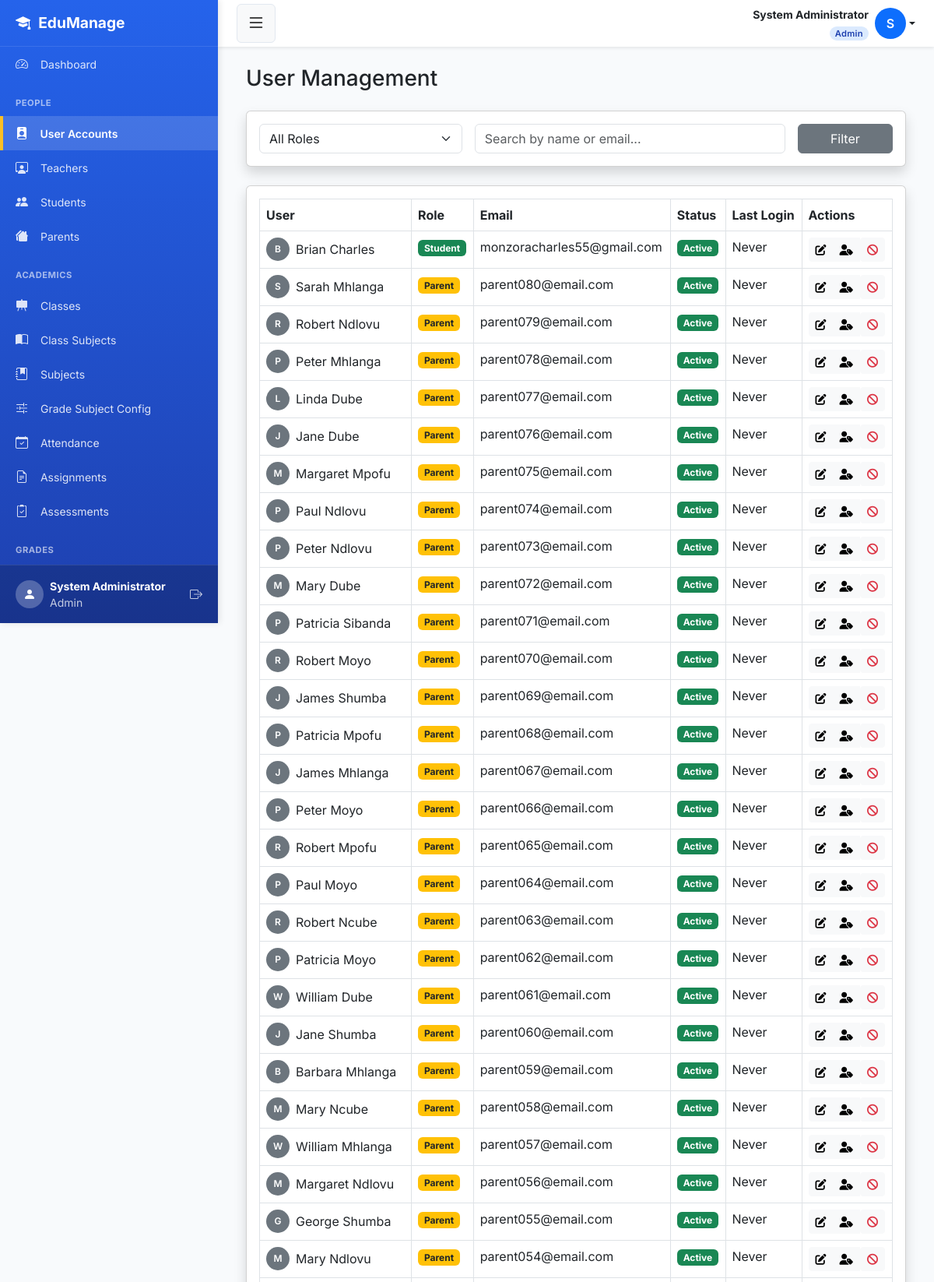
Page /users/ (signed in, upper part) on the committed database.
### smsapp/models.py (models this page shows, shortened)
class User(AbstractUser):
    ROLE_CHOICES = [
        ('admin',   'Admin'),
        ('teacher', 'Teacher'),
        ('student', 'Student'),
        ('parent',  'Parent'),
    ]
    role  = models.CharField(max_length=10, choices=ROLE_CHOICES, default='student')
    phone = models.CharField(max_length=20, blank=True, null=True)
    email = models.EmailField(unique=True, blank=True, null=True)
    REQUIRED_FIELDS = ['first_name', 'last_name', 'role']
    class Meta:
        db_table = 'users'

### smsapp/views.py (the view)
# urls.py: path('users/', views.user_list, name='user_list'),
@login_required
@admin_required
def user_list(request):
    users = User.objects.all().order_by('-date_joined')
    role_filter = request.GET.get('role', '')
    if role_filter:
        users = users.filter(role=role_filter)
    search_query = request.GET.get('search', '')
    if search_query:
        users = users.filter(
            Q(first_name__icontains=search_query) |
            Q(last_name__icontains=search_query) |
            Q(email__icontains=search_query)
        )
    paginator = Paginator(users, 50)
    page_obj  = paginator.get_page(request.GET.get('page'))
    return render(request, 'users/user_list.html', {
        'users': page_obj,
        'role_filter': role_filter,
        'search_query': search_query,
    })

### smsapp/templates/users/user_list.html (shortened to what this page needs)
{% extends 'base.html' %}
{% block content %}
<div class="container-fluid">
    <div class="d-flex justify-content-between align-items-center mb-4">
        <h1 class="h3 mb-0 text-gray-800">User Management</h1>
    </div>
    <div class="card shadow mb-4">
        <div class="card-body">
            <form class="row g-3" method="get">
                <div class="col-md-4">
                    <select name="role" class="form-select" onchange="this.form.submit()">
                        <option value="">All Roles</option>
                    </select>
                </div>
                <div class="col-md-6">
                    <input type="text" name="search" class="form-control"
                           placeholder="Search by name or email..."
                           value="{{ search_query }}">
                </div>
                <div class="col-md-2">
                    <button type="submit" class="btn btn-secondary w-100">Filter</button>
                </div>
            </form>
        </div>
    </div>
    <div class="card shadow mb-4">
        <div class="card-body">
            <div class="table-responsive">
                <table class="table table-bordered table-hover">
                    <thead class="bg-light">
                        <tr>
                            <th>User</th>
                            <th>Role</th>
                            <th>Email</th>
                            <th>Status</th>
                            <th>Last Login</th>
                            <th>Actions</th>
                        </tr>
                    </thead>
                    <tbody>
                        {% for user_obj in users %}
                        <tr {% if not user_obj.is_active %}class="table-secondary"{% endif %}>
                            <td>
                                <div class="d-flex align-items-center">
                                    <div class="rounded-circle bg-secondary text-white d-flex align-items-center justify-content-center me-2"
                                         style="width: 30px; height: 30px; font-size: 0.75rem; font-weight: 600; flex-shrink: 0;">
                                        {{ user_obj.first_name|first|upper }}
                                    </div>
                                    {{ user_obj.get_full_name }}
                                </div>
                            </td>
                            <td>
                                {% if user_obj.role == 'admin' %}
                                    <span class="badge bg-danger">Admin</span>
                                {% elif user_obj.role == 'teacher' %}
                                    <span class="badge bg-info text-dark">Teacher</span>
                                {% elif user_obj.role == 'student' %}
                                    <span class="badge bg-success">Student</span>
                                {% else %}
                                    <span class="badge bg-warning text-dark">Parent</span>
                                {% endif %}
                            </td>
                            <td>{{ user_obj.email }}</td>
                            <td>
                                {% if user_obj.is_active %}
                                    <span class="badge bg-success">Active</span>
                                {% else %}
                                    <span class="badge bg-secondary">Inactive</span>
                                {% endif %}
                            </td>
                            <td>{{ user_obj.last_login|date:"M d, Y"|default:"Never" }}</td>
                            <td>
                                <div class="btn-group">
                                    <a href="{% url 'user_update' user_obj.pk %}"
                                       class="btn btn-sm btn-light" title="Edit">
                                        <i class="fas fa-edit"></i>
                                    </a>
                                    <a href="{% url 'manage_user_role' user_obj.pk %}"
                                       class="btn btn-sm btn-light" title="Change Role">
                                        <i class="fas fa-user-tag"></i>
                                    </a>
                                    <form action="{% url 'toggle_user_status' user_obj.pk %}"
                                          method="post" style="display:inline;">
                                        {% if user_obj.is_active %}
                                            <button type="submit"
                                                    class="btn btn-sm btn-light text-danger"
                                                    title="Deactivate"
                                                    onclick="return confirm('Deactivate this user?')">
                                                <i class="fas fa-ban"></i>
                                            </button>
                                        {% else %}
                                            <button type="submit"
                                                    class="btn btn-sm btn-light text-success"
                                                    title="Activate">
                                                <i class="fas fa-check"></i>
                                            </button>
                                        {% endif %}
                                    </form>
                                </div>
                            </td>
                        </tr>
                        {% empty %}
                        <tr>
                            <td colspan="6" class="text-center text-muted py-4">
                                No users found.
                            </td>
                        </tr>
                        {% endfor %}
                    </tbody>
                </table>
            </div>
        </div>
    </div>
</div>
{% endblock %}

### smsapp/templates/base.html (shortened to what this page needs)
<!DOCTYPE html>
<html lang="en">
<head>
    <link href="https://cdn.jsdelivr.net/npm/bootstrap@5.3.0/dist/css/bootstrap.min.css" rel="stylesheet">
    <link rel="stylesheet" href="https://cdn.jsdelivr.net/npm/bootstrap-icons@1.11.0/font/bootstrap-icons.css">
    <link rel="stylesheet" href="https://cdnjs.cloudflare.com/ajax/libs/font-awesome/6.4.0/css/all.min.css">
</head>
<body>
<div class="d-flex" id="wrapper">
    <div id="sidebar-wrapper">
        <div class="sidebar-heading">
            <i class="bi bi-mortarboard-fill"></i> EduManage
        </div>
        <div class="sidebar-nav">
            {% if user.role == 'admin' %}
                <a href="{% url 'admin_dashboard' %}" class="list-group-item list-group-item-action">
                    <i class="bi bi-speedometer2"></i> Dashboard
                </a>
            {% elif user.role == 'teacher' %}
                <a href="{% url 'teacher_dashboard' %}" class="list-group-item list-group-item-action">
                    <i class="bi bi-speedometer2"></i> Dashboard
                </a>
            {% elif user.role == 'student' %}
                <a href="{% url 'student_dashboard' %}" class="list-group-item list-group-item-action">
                    <i class="bi bi-speedometer2"></i> Dashboard
                </a>
            {% elif user.role == 'parent' %}
                <a href="{% url 'parent_dashboard' %}" class="list-group-item list-group-item-action">
                    <i class="bi bi-speedometer2"></i> Dashboard
                </a>
            {% endif %}
            {% if user.role == 'admin' %}
                <div class="sidebar-heading-text">People</div>
                <a href="{% url 'user_list' %}" class="list-group-item list-group-item-action">
                    <i class="bi bi-person-badge-fill"></i> User Accounts
                </a>
                <a href="{% url 'teacher_list' %}" class="list-group-item list-group-item-action">
                    <i class="bi bi-person-workspace"></i> Teachers
                </a>
                <a href="{% url 'student_list' %}" class="list-group-item list-group-item-action">
                    <i class="bi bi-people-fill"></i> Students
                </a>
                <a href="{% url 'parent_list' %}" class="list-group-item list-group-item-action">
                    <i class="bi bi-houses-fill"></i> Parents
                </a>
                <div class="sidebar-heading-text">Academics</div>
                <a href="{% url 'class_list' %}" class="list-group-item list-group-item-action">
                    <i class="bi bi-easel-fill"></i> Classes
                </a>
                <a href="{% url 'class_subject_list' %}" class="list-group-item list-group-item-action">
                    <i class="bi bi-book-half"></i> Class Subjects
                </a>
                <a href="{% url 'subject_list' %}" class="list-group-item list-group-item-action">
                    <i class="bi bi-journal-bookmark-fill"></i> Subjects
                </a>
                <a href="{% url 'grade_subject_config_list' %}" class="list-group-item list-group-item-action">
                    <i class="bi bi-sliders2"></i> Grade Subject Config
                </a>
                <a href="{% url 'attendance_history' %}" class="list-group-item list-group-item-action">
                    <i class="bi bi-calendar-check"></i> Attendance
                </a>
                <a href="{% url 'assignment_list' %}" class="list-group-item list-group-item-action">
                    <i class="bi bi-file-earmark-text"></i> Assignments
                </a>
                <a href="{% url 'create_assessment' %}" class="list-group-item list-group-item-action">
                    <i class="bi bi-clipboard2-check"></i> Assessments
                </a>
                <div class="sidebar-heading-text">Grades</div>
                <a href="{% url 'view_gradebook' 0 0 %}" class="list-group-item list-group-item-action" onclick="return false;">
                </a>
            {% endif %}
        </div>
        <div class="sidebar-footer">
            <div class="d-flex align-items-center">
                <div class="rounded-circle bg-white bg-opacity-25 d-flex align-items-center justify-content-center me-2"
                     style="width: 36px; height: 36px;">
                    <i class="bi bi-person-fill"></i>
                </div>
                <div class="flex-grow-1">
                    <div class="small fw-bold">{{ user.get_full_name|default:user.username }}</div>
                    <div class="small opacity-75">{{ user.get_role_display }}</div>
                </div>
                <a href="{% url 'logout' %}" class="text-white text-decoration-none opacity-75 hover-opacity-100">
                    <i class="bi bi-box-arrow-right"></i>
                </a>
            </div>
        </div>
    </div>
    <div id="page-content-wrapper">
        <nav class="top-navbar">
            <button class="btn btn-light" id="sidebarToggle" aria-label="Toggle sidebar">
                <i class="bi bi-list fs-4"></i>
            </button>
            <div class="dropdown">
                <a href="#"
                   class="d-flex align-items-center text-decoration-none dropdown-toggle text-dark"
                   id="userDropdown"
                   data-bs-toggle="dropdown"
                   aria-expanded="false">
                    <div class="me-2 text-end d-none d-lg-block">
                        <div class="fw-bold small">
                            {{ user.get_full_name|default:user.username }}
                        </div>
                        <span class="role-badge {{ user.role }}">
                            {{ user.get_role_display }}
                        </span>
                    </div>
                    <div class="rounded-circle bg-primary text-white d-flex align-items-center justify-content-center"
                         style="width:40px;height:40px;font-weight:600;flex-shrink:0;">
                        {{ user.first_name|first|default:user.username|first|upper }}
                    </div>
                </a>
            </div>
        </nav>
        <div class="container-fluid p-4">
            {% block content %}{% endblock %}
        </div>
    </div>
</div>
</body>
</html>

### smsapp/templates/base.html (style rules this page uses)
:root { --primary-color: #2563eb; --primary-dark: #1e40af; --secondary-color: #64748b; --sidebar-width: 280px; --header-height: 60px; }
* { margin: 0; padding: 0; box-sizing: border-box; }
body { font-family: 'Inter', -apple-system, BlinkMacSystemFont, 'Segoe UI', Roboto, sans-serif; background-color: #f8fafc; overflow-x: hidden; min-height: 100vh; }
#sidebar-wrapper { height: 100vh; width: var(--sidebar-width); position: fixed; top: 0; left: 0; background: linear-gradient(180deg, var(--primary-color) 0%, var(--primary-dark) 100%); color: white; box-shadow: 2px 0 8px rgba(0, 0, 0, 0.1); display: flex; flex-direction: column; overflow: hidden; z-index: 1000; }
.sidebar-heading { padding: 0.875rem 1.25rem; font-size: 1.2rem; font-weight: 700; color: white; border-bottom: 1px solid rgba(255, 255, 255, 0.1); height: var(--header-height); display: flex; align-items: center; gap: 10px; flex-shrink: 0; }
.sidebar-nav { flex: 1; overflow-y: auto; overflow-x: hidden; padding-bottom: 20px; }
.sidebar-footer { padding: 16px 20px; border-top: 1px solid rgba(255, 255, 255, 0.1); background: rgba(0, 0, 0, 0.2); flex-shrink: 0; }
.sidebar-heading-text { color: rgba(255, 255, 255, 0.6); font-size: 0.7rem; text-transform: uppercase; font-weight: 700; letter-spacing: 0.5px; padding: 15px 20px 8px; margin-top: 5px; }
.list-group-item { border: none; background-color: transparent; color: rgba(255, 255, 255, 0.85); padding: 10px 20px; font-size: 0.875rem; transition: all 0.2s ease; cursor: pointer; display: block; text-decoration: none; }
.list-group-item.active { background-color: rgba(255, 255, 255, 0.15); color: white; font-weight: 600; border-left: 4px solid #fbbf24; padding-left: 16px; }
.list-group-item i { margin-right: 12px; width: 20px; text-align: center; font-size: 1rem; }
#page-content-wrapper { margin-left: var(--sidebar-width); min-height: 100vh; width: calc(100% - var(--sidebar-width)); transition: margin 0.25s ease-out; }
.top-navbar { height: var(--header-height); background-color: white; box-shadow: 0 2px 4px rgba(0, 0, 0, 0.08); display: flex; align-items: center; justify-content: space-between; padding: 0 1.5rem; position: sticky; top: 0; z-index: 998; }
.top-navbar .btn-light { border: 1px solid #e2e8f0; transition: all 0.2s ease; }
.role-badge { display: inline-block; font-size: 0.7rem; padding: 1px 7px; border-radius: 20px; font-weight: 600; text-transform: capitalize; letter-spacing: 0.3px; }
.role-badge.admin { background: #dbeafe; color: #1e40af; }
.container-fluid { max-width: 1400px; }

### rows in the picture
User: get_full_name "System Administrator", role "Admin", first_name|first "S"
User: first_name|first "B", get_full_name "Brian Charles", role "Student", email "monzoracharles55@gmail.com", is_active "Active", last_login "Never"
User: first_name|first "S", get_full_name "Sarah Mhlanga", role "Parent", email "parent080@email.com", is_active "Active", last_login "Never"
User: first_name|first "R", get_full_name "Robert Ndlovu", role "Parent", email "parent079@email.com", is_active "Active", last_login "Never"
User: first_name|first "P", get_full_name "Peter Mhlanga", role "Parent", email "parent078@email.com", is_active "Active", last_login "Never"
User: first_name|first "L", get_full_name "Linda Dube", role "Parent", email "parent077@email.com", is_active "Active", last_login "Never"
User: first_name|first "J", get_full_name "Jane Dube", role "Parent", email "parent076@email.com", is_active "Active", last_login "Never"
User: first_name|first "M", get_full_name "Margaret Mpofu", role "Parent", email "parent075@email.com", is_active "Active", last_login "Never"
User: first_name|first "P", get_full_name "Paul Ndlovu", role "Parent", email "parent074@email.com", is_active "Active", last_login "Never"
User: first_name|first "P", get_full_name "Peter Ndlovu", role "Parent", email "parent073@email.com", is_active "Active", last_login "Never"
User: first_name|first "M", get_full_name "Mary Dube", role "Parent", email "parent072@email.com", is_active "Active", last_login "Never"
User: first_name|first "P", get_full_name "Patricia Sibanda", role "Parent", email "parent071@email.com", is_active "Active", last_login "Never"
User: first_name|first "R", get_full_name "Robert Moyo", role "Parent", email "parent070@email.com", is_active "Active", last_login "Never"
User: first_name|first "J", get_full_name "James Shumba", role "Parent", email "parent069@email.com", is_active "Active", last_login "Never"
User: first_name|first "P", get_full_name "Patricia Mpofu", role "Parent", email "parent068@email.com", is_active "Active", last_login "Never"
User: first_name|first "J", get_full_name "James Mhlanga", role "Parent", email "parent067@email.com", is_active "Active", last_login "Never"
User: first_name|first "P", get_full_name "Peter Moyo", role "Parent", email "parent066@email.com", is_active "Active", last_login "Never"
User: first_name|first "R", get_full_name "Robert Mpofu", role "Parent", email "parent065@email.com", is_active "Active", last_login "Never"
User: first_name|first "P", get_full_name "Paul Moyo", role "Parent", email "parent064@email.com", is_active "Active", last_login "Never"
User: first_name|first "R", get_full_name "Robert Ncube", role "Parent", email "parent063@email.com", is_active "Active", last_login "Never"
User: first_name|first "P", get_full_name "Patricia Moyo", role "Parent", email "parent062@email.com", is_active "Active", last_login "Never"
User: first_name|first "W", get_full_name "William Dube", role "Parent", email "parent061@email.com", is_active "Active", last_login "Never"
User: first_name|first "J", get_full_name "Jane Shumba", role "Parent", email "parent060@email.com", is_active "Active", last_login "Never"
User: first_name|first "B", get_full_name "Barbara Mhlanga", role "Parent", email "parent059@email.com", is_active "Active", last_login "Never"
User: first_name|first "M", get_full_name "Mary Ncube", role "Parent", email "parent058@email.com", is_active "Active", last_login "Never"
User: first_name|first "W", get_full_name "William Mhlanga", role "Parent", email "parent057@email.com", is_active "Active", last_login "Never"
User: first_name|first "M", get_full_name "Margaret Ndlovu", role "Parent", email "parent056@email.com", is_active "Active", last_login "Never"
User: first_name|first "G", get_full_name "George Shumba", role "Parent", email "parent055@email.com", is_active "Active", last_login "Never"
User: first_name|first "M", get_full_name "Mary Ndlovu", role "Parent", email "parent054@email.com", is_active "Active", last_login "Never"
